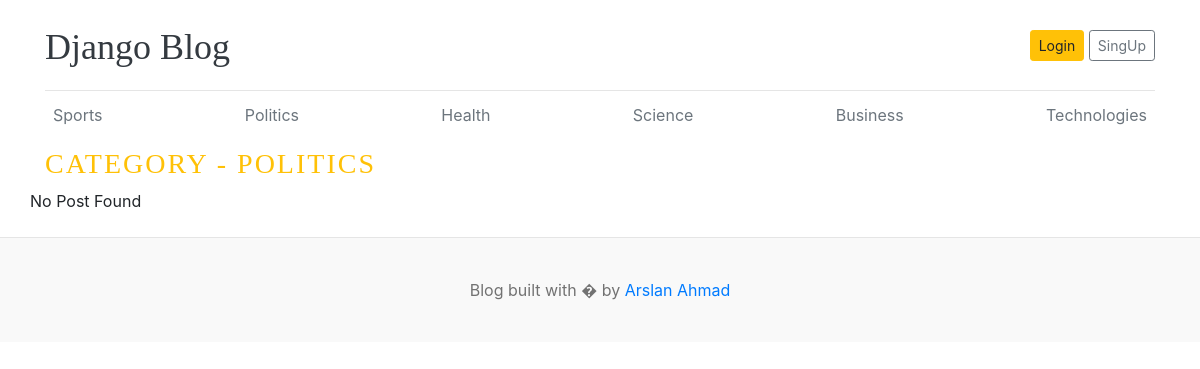
The app's page /category/2/ with its own data.
### blogs/models.py (models this page shows)
class Category(models.Model):
    category_name = models.CharField(max_length=100, unique=True)
    created_at = models.DateTimeField(auto_now_add=True)
    updated_at = models.DateTimeField(auto_now=True)
    class Meta:
        verbose_name = "Category"
        verbose_name_plural = "Categories"
    def __str__(self):
        return self.category_name

### blogs/views.py (the view)
# urls.py: path('<int:category_id>/', views.posts_by_category, name='posts_by_category'),
def posts_by_category(request, category_id):
    posts = Blog.objects.filter(category=category_id, status="Published")
    category = get_object_or_404(Category, pk=category_id)
    context = {
        'posts': posts,
        'category': category,
    }
    return render(request, 'posts_by_category.html', context)

### blogs/context_processors.py (called while the page is built)
def get_categories(request):
    categories = Category.objects.all()
    return dict(categories=categories)

### templates/posts_by_category.html (shortened to what this page needs)
    {% extends "base.html" %}
    {% block content %}
      <div class="nav-scroller py-1 mb-2">
        <nav class="nav d-flex justify-content-between">
          {% for cat in categories %}
          <a class="p-2 text-muted" href="{% url 'posts_by_category' cat.id %}">{{cat.category_name}}</a>
          {% endfor %}
        </nav>
      </div>
  <h3 class="text-uppercase text-warning" style="letter-spacing: 2px;">Category - {{ category }}</h3>
  <div class="row mb-2">
  {% if posts %}
    {% for post in posts %}
    <div class="col-md-6">
      <div class="card border-0" >
        <div class="card-body">
          <h3>{{ post.title }}</h3>
          <small class="mb-1 text-muted">{{ post.created_at | timesince }} ago | {{ post.author }}</small>
          <p class="card-text">{{ post.short_description | truncatewords:15 }}</p>
        </div>
      </div>
    </div>
    {% endfor %}
  {% else %}
  <p>No Post Found</p>
  {% endif %}
  </div>
</div>
{% endblock %}

### blog_main/static/css/blog.css (style rules this page uses)
h1, h2, h3, h4, h5, h6 { font-family: "Playfair Display", Georgia, "Times New Roman", serif; }

### records on screen
Category: category_name "Sports"
Category: category_name "Politics", category_name "POLITICS"
Category: category_name "Health"
Category: category_name "Science"
Category: category_name "Business"
Category: category_name "Technologies"
